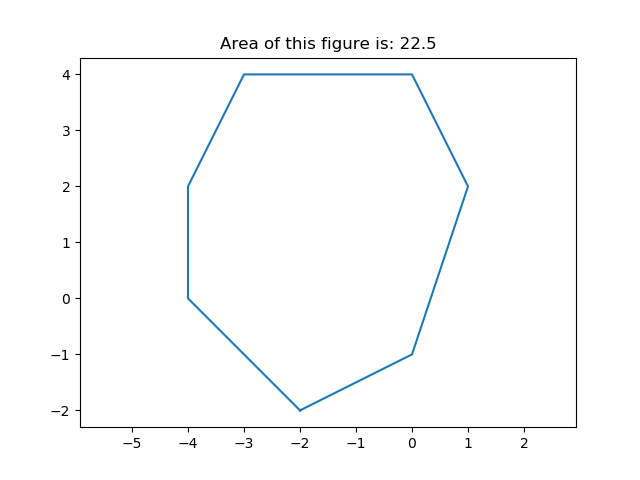

Generate this figure with Python:
import matplotlib as plt

#creating a node

class Node:
    def __init__(self,point,nxt):
        self.point =  point
        self.next = nxt
        
#creating a linked list 

class LinkedList:
    def __init__(self):
        self.head = None 
        
    def insert_at_beg(self,point):
        node = Node(point,self.head)
        self.head = node
        
    def prnt(self):
        if self.head is None:
            print('linked list is empty')
            return
    
        itr = self.head
        llstr = ''
        while itr:
            llstr += str(itr.point) +'-->'
            itr = itr.next
            
        print(llstr)
        
ll = LinkedList()

fhand =  open('input1')
for line in fhand:
    x = line.split(',')
    y = []
    for i in x:
        i.rstrip('\n')
        i = int(i)
        y.append(i)
    ll.insert_at_beg(y)
    
#Area of a triangle
def Area1(a,b,c):
    return abs(0.5*((b[0]-a[0])*(c[1]-a[1])-(c[0]-a[0])*(b[1]-a[1])))

#Area of a polygon
def Area2(ll):
    add = 0
    p = ll.head
    a = p.next
    while a.next:
        add += Area1(p.point, a.point, a.next.point)#point p is fixed, the other two vertices are selected in sequence to find area
        a = a.next
    #print('The area of the above figure is:',add)
    return add 
    
s = Area2(ll)
s = str(s)
    
import numpy as np
import matplotlib.pyplot as plt


arr = []
p = ll.head
while p:
    arr.append(p.point)
    p = p.next
    
arr.append(arr[0]) #repeat the first point to create a 'closed loop'

xs, ys = zip(*arr) #create lists of x and y values

plt.figure()
plt.plot(xs,ys)
plt.axis('equal')
plt.title('Area of this figure is: '+s)
plt.show()
